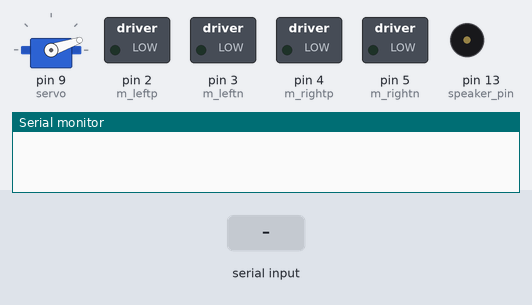
The sketch below on a simulated Arduino Uno, built with avr-gcc and run on an emulated ATmega328P. On the bench: servo, switched loads named in the sketch (green lamp = pin HIGH), buzzer (waves = sounding, pin HIGH), the last lines printed to the serial monitor. Inputs (shaded band) come from the test bench.

Above: at 1.2 s.
1.3 s: "serve\n" received over Serial
At 2.1 s:
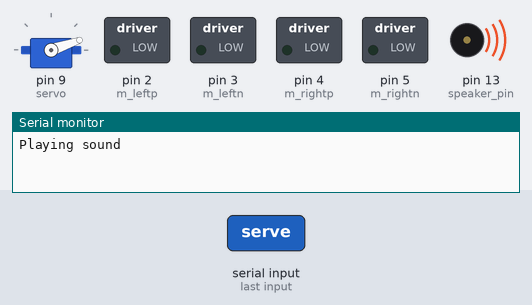
At 3.75 s:
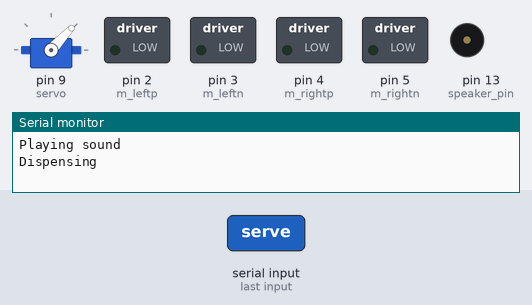
4.3 s: "turn,1\n" received over Serial
At 4.66 s:
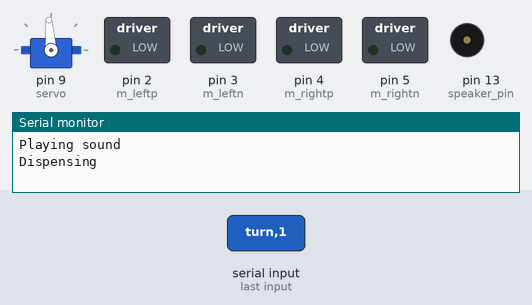
7.3 s: "serve,1\n" received over Serial
Timing chart, 0 to 10.3 s (numbered marks = the images above; inputs shaded):
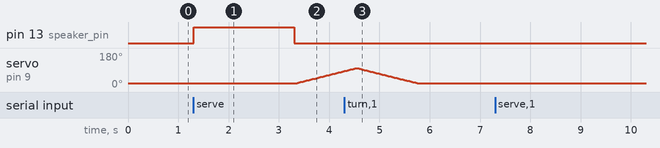

The sketch:

robo_henry.ino
```cpp
#include <Servo.h>
#include <string.h>
#include <assert.h>

Servo servo;
const int begin_pos = 19;
const int end_pos = 100;

const int speaker_pin = 13;

const int m_leftp = 2;
const int m_leftn = 3;
const int m_rightp = 4;
const int m_rightn = 5;
const static float k = 1;
const int turn_time_max = 5000;

const int buffer_size = 256;
char buffer[buffer_size+1];

const int max_params = 5;

void setup(){
  Serial.begin(9600);
  // setup for servo
  servo.attach(9);
  servo.write(begin_pos);

  // setup for speaker
  pinMode(speaker_pin, OUTPUT);

  // setup for motor
  pinMode(m_leftp, OUTPUT);
  pinMode(m_leftn, OUTPUT);
  pinMode(m_rightp, OUTPUT);
  pinMode(m_rightn, OUTPUT);
}

void loop(){
  long bytes = Serial.available();
  while (bytes > 0) {
    int len = Serial.readBytesUntil('\n', buffer, buffer_size);
    buffer[len] = '\0';

    int num_args = 0;
    char *args[max_params];
    char *arg = strtok(buffer, " \n\r");
    while (arg != 0)
    {
      args[num_args++] = arg;
      arg = strtok(0, " \n\r");
    }

    // empty line
    if (num_args <= 0)
    {
      bytes -= len+1;
      continue;
    }

    char *cmd = args[0];

    if ( strcmp(cmd, "turn") == 0 && (num_args == 2 || num_args == 3))
    {
      if (num_args == 2)
      {
        int angle = atoi(args[1]);
        turn(angle);
      }
      else
      {
        int angle = atoi(args[1]);
        int dir = atoi(args[2]);
        turn(angle, dir);
      }
    }
    else if ( strcmp(cmd, "serve") == 0 )
    {
      play_sound();
      dispense();
    }
    else if ( strcmp(cmd, "stop") == 0)
    {
      stop_motors();
    }
    else
    {
      Serial.print("Unkown: \'");
      print_str_arr(args, num_args);
      Serial.println("\'");
    }

    bytes -= len + 1;
  }
}

void dispense()
{
  Serial.println("Dispensing");

  int pos = begin_pos;
  for (; pos <= end_pos; pos += 1) {
    servo.write(pos);
    delay(15);
  }

  for (pos = end_pos; pos >= begin_pos; pos -= 1) {
    servo.write(pos);
    delay(15);
  }
}

void play_sound()
{
  Serial.println("Playing sound");

  digitalWrite(speaker_pin, HIGH);
  delay(2000);
  digitalWrite(speaker_pin, LOW);
  //delay(2000);
}

void stop_motors() {
  left_motors(0);
  right_motors(0);
}


void turn(int angle)
{
  turn(angle, 1);
}

// dir: 1 for cc, -1 of ccw
void turn(int angle, int dir){
  Serial.println("Turning");
  Serial.println(angle);
  Serial.println(dir);

  if (angle==0){
    if (dir==1){
      left_motors(1);
      right_motors(1);
      }
    else{
      left_motors(-1);
      right_motors(-1);
    }
  }
  else {
    if (angle>0){
      left_motors(0);
      right_motors(1);
    }
    else{
      left_motors(1);
      right_motors(0);
    }

  }

}

void left_motors(int v) {
  if (v > 0)
  {
    digitalWrite(m_leftp, HIGH);
    digitalWrite(m_leftn, LOW);
  }
  else if (v < 0)
  {
    digitalWrite(m_leftp, LOW);
    digitalWrite(m_leftn, HIGH);
  }
  else
  {
    digitalWrite(m_leftp, LOW);
    digitalWrite(m_leftn, LOW);
  }
}

void right_motors(int v) {
  if (v > 0)
  {
    digitalWrite(m_rightp, HIGH);
    digitalWrite(m_rightn, LOW);
  }
  else if (v < 0)
  {
    digitalWrite(m_rightp, LOW);
    digitalWrite(m_rightn, HIGH);
  }
  else
  {
    digitalWrite(m_rightp, LOW);
    digitalWrite(m_rightn, LOW);
  }
}

void print_str_arr(char **arr, int len)
{
  for( int i = 0; i < len; i++)
  {
    Serial.print(arr[i]);
    if (i < len-1) {
      Serial.print(' ');
    }
  }
}
```

Measured:
- after the input at 1.3 s, pin 13 (speaker_pin): LOW → HIGH at once, → LOW 2.0 s later; servo on pin 9 (servo): moves from 19° to 83° over 0.93 s, starting after 2.0 s
